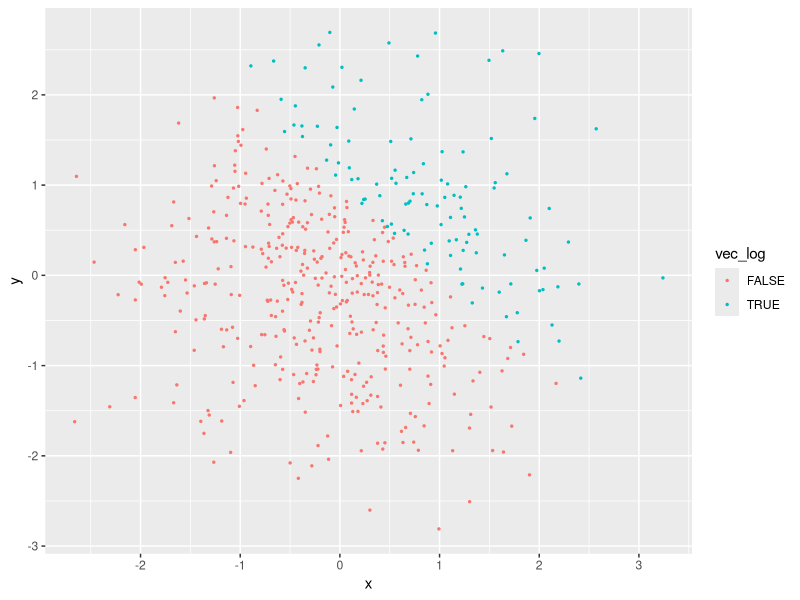
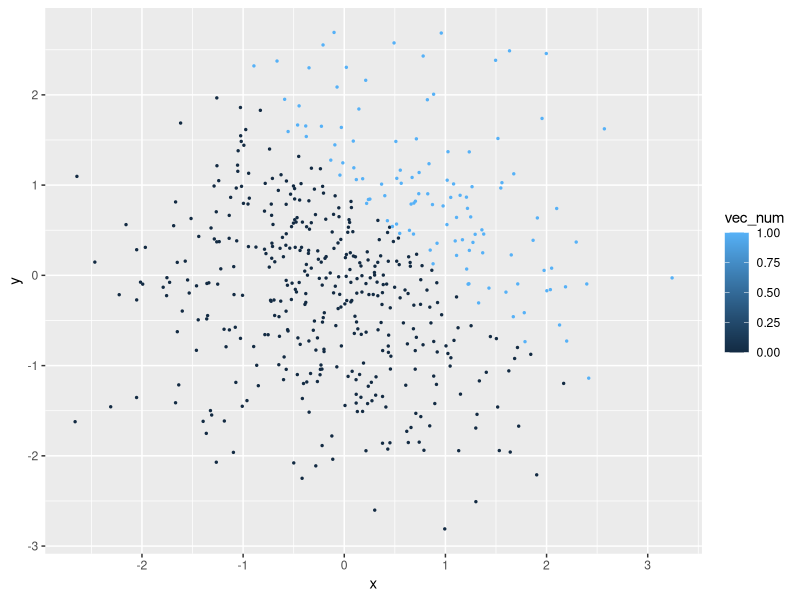
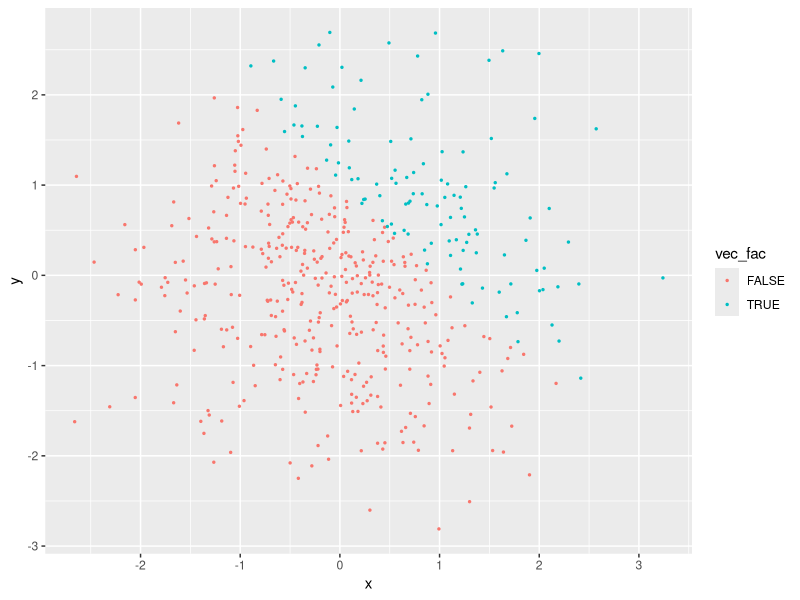
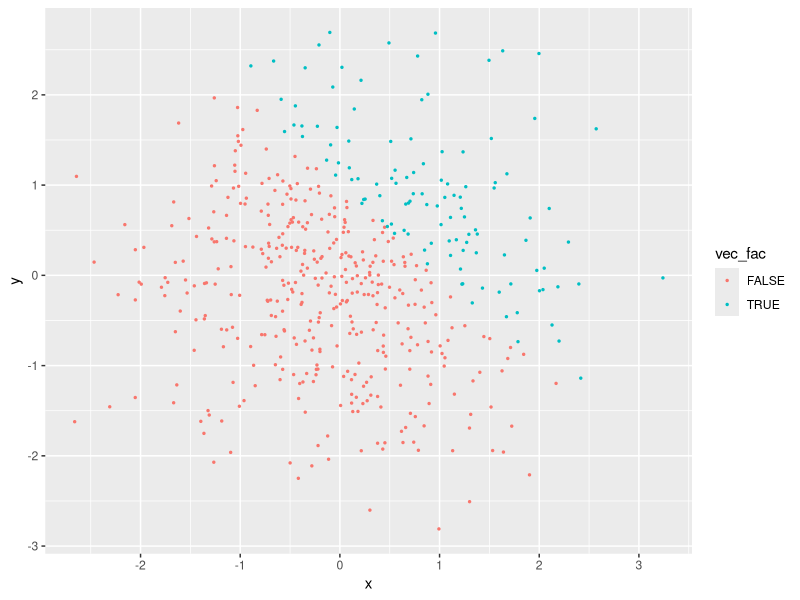

These charts were generated, in order, by the following R code:
## ---- chunk 1
library(tidyverse)
## ---- chunk 2
set.seed(123)
## ---- chunk 3
prob1_df = tibble(
  random_sample = rnorm(8),
  vec_logical = random_sample > 0, #This creates a logical vector the same length as random_sample with the value True when this condition is satisfied and False when it isn't.
  vec_character = c("abc", "def", "ghi", "jkl", "mno", "pqr", "stu", "vwx"),
  vec_factor = factor(c("p","r","i","p","r","i","p","r"))
)
## ---- chunk 4
mean(pull(prob1_df, random_sample))
mean(pull(prob1_df, vec_logical))
mean(pull(prob1_df, vec_character))
mean(pull(prob1_df, vec_factor))
## ---- chunk 5
fac_to_num = as.numeric(pull(prob1_df, vec_factor))
char_to_num = as.numeric(pull(prob1_df, vec_character))
log_to_num = as.numeric(pull(prob1_df, vec_logical))
## ---- chunk 6
char_to_num2 = as.numeric(as.factor(pull(prob1_df, vec_character)))
## ---- chunk 7
as.numeric(pull(prob1_df, vec_logical)) * pull(prob1_df, random_sample)
as.factor(pull(prob1_df, vec_logical)) * pull(prob1_df, random_sample)
as.numeric(as.factor(pull(prob1_df, vec_logical))) * pull(prob1_df, random_sample)
## ---- chunk 8
set.seed(123)
## ---- chunk 9
prob2_df = tibble(
  x = rnorm(500),
  y = rnorm(500),
  vec_log = (x + y) > 1,
  vec_num = as.numeric(vec_log),
  vec_fac = as.factor(vec_log)
)
## ---- chunk 10
plot_log <- ggplot(prob2_df, aes(x = x, y = y, color = vec_log)) + geom_point(size = 0.5)
plot_num <- ggplot(prob2_df, aes(x = x, y = y, color = vec_num)) + geom_point(size = 0.5)
plot_fac <- ggplot(prob2_df, aes(x = x, y = y, color = vec_fac)) + geom_point(size = 0.5)

plot_log
plot_num
plot_fac
## ---- chunk 11
ggsave("plot_log.pdf", height = 4, width = 6)
